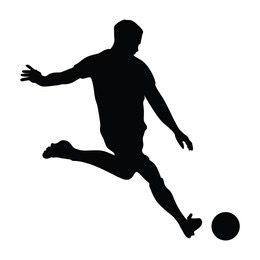
#> input picture module05-contours/exam/soccer.jpg, 260 x 260 px
$ jupyter execute exam.ipynb
#> lines starting #> are read from the running program, lines starting #| are printed output that depends on the picture; after the words box and inside, x2 and y2 are one past the last pixel; in counts of white or black regions, pixels touching at a corner belong together
[cell 1]
import cv2
img = cv2.imread('soccer.jpg', cv2.IMREAD_COLOR)
#> img is the input picture: shape (260, 260, 3); mean B, G, R 214.1, 213.8, 213.7
gray = cv2.cvtColor(img, cv2.COLOR_BGR2GRAY)
ret, binary_img = cv2.threshold(gray, 127, 255, cv2.THRESH_BINARY)
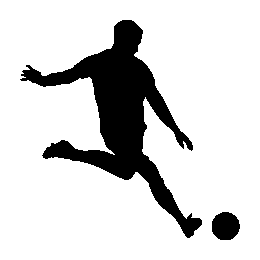
#> binary_img: shape (260, 260); 83.5% white; 2 black regions
contours, hierarchy = cv2.findContours( binary_img, cv2.RETR_LIST, cv2.CHAIN_APPROX_SIMPLE)
#> contours = 3 contours; box (x1, y1, x2, y2) and area: (0, 0, 260, 260) 67081, (19, 19, 203, 239) 11000, (211, 211, 241, 241) 668
print('Number of contours : ', len(contours))
#| Number of contours :  3

[cell 2]
img = cv2.imread('soccer.jpg', cv2.IMREAD_COLOR)
imgGray = cv2.cvtColor(img, cv2.COLOR_BGR2GRAY)

ret1, thresh1 = cv2.threshold(imgGray, 127, 255, cv2.THRESH_BINARY)
contours1, hierarchy1 = cv2.findContours( thresh1, cv2.RETR_LIST, cv2.CHAIN_APPROX_SIMPLE)
#> contours1 has the same summary as contours

ret2, thresh2 = cv2.threshold(imgGray, 127, 255, cv2.THRESH_BINARY_INV)
#> thresh2: shape (260, 260); 16.5% white; 2 white regions
contours2, hierarchy2 = cv2.findContours( thresh2, cv2.RETR_LIST, cv2.CHAIN_APPROX_SIMPLE)
#> contours2 = 2 contours; box (x1, y1, x2, y2) and area: (20, 20, 202, 238) 10070, (212, 212, 240, 240) 588

print('Number of contours case 1 : ', len(contours1))
#| Number of contours case 1 :  3
print('Number of contours case 2 : ', len(contours2))
#| Number of contours case 2 :  2
